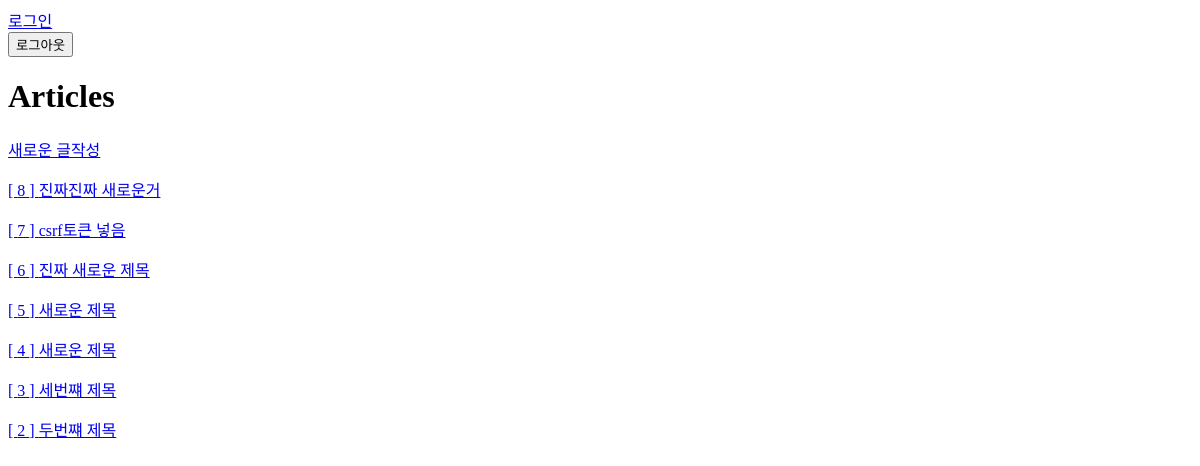
/articles/, run on an earlier commit of the app's database.
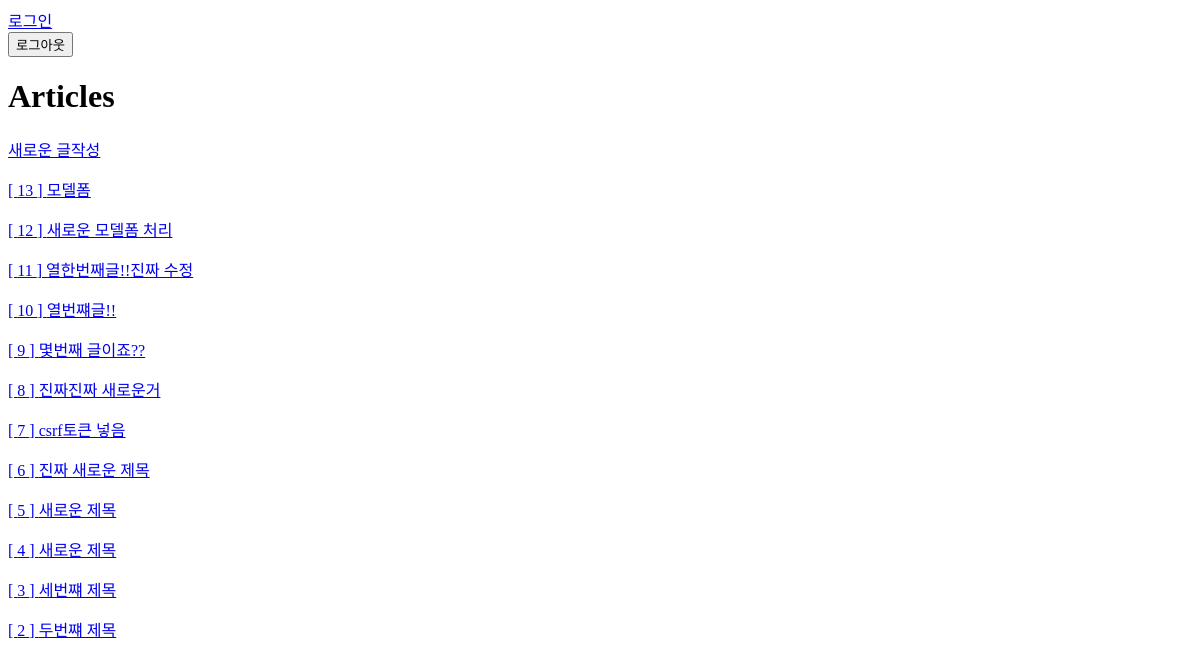
And on a later commit of the database.
### articles/models.py (models this page shows, shortened)
class Article(models.Model):
    title =  models.CharField(max_length=50)
    content = models.TextField()
    created_at = models.DateTimeField(auto_now_add=True)
    updated_at = models.DateTimeField(auto_now=True)

### articles/views.py (the view)
# urls.py: path('', views.articles, name="articles"),
def articles(request):
    articles = Article.objects.all().order_by("-created_at")
    context = {
        "articles": articles,
    }
    return render(request, 'articles/articles.html', context)

### articles/templates/articles/articles.html
{% extends 'base.html'%}
{% block content %}
<h1> Articles </h1>
<a href="{% url 'articles:create' %}">새로운 글작성 </a>
{% for article in articles %}
    <a href="{% url 'articles:article_detail' article.pk %}">
        <p>[ {{ article.pk }} ] {{ article.title }}</p>
    </a>
{% endfor %}
{% endblock content %}

### templates/base.html (shortened to what this page needs)
 <!DOCTYPE html>
 <html lang="en">
 <head>
 </head>
 <body>
   <div class="navbar">
      <a href="{% url 'accounts:login' %}">로그인</a>
      <form action="{% url 'accounts:logout' %}" method="POST">
         <input type="submit" value='로그아웃'></input>
      </form>
   </div>
   <div class="container">
      {% block content %}
      {% endblock content %}
   </div>
 </body>
 </html>

What changed in the data, as far as the page shows it:
added Article: pk "13", title "모델폼"
added Article: pk "12", title "새로운 모델폼 처리"
added Article: pk "11", title "열한번째글!!진짜 수정"
added Article: pk "10", title "열번쨰글!!"
added Article: pk "9", title "몇번째 글이죠??"
